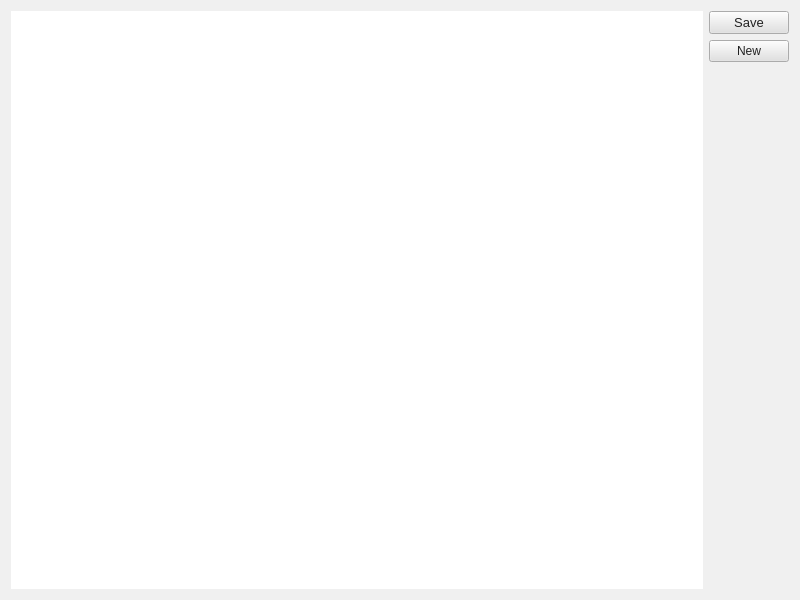
<?xml version="1.0" encoding="UTF-8"?>
<ui version="4.0">
 <class>CityStatMainWindow</class>
 <widget class="QMainWindow" name="CityStatMainWindow">
  <property name="windowModality">
   <enum>Qt::ApplicationModal</enum>
  </property>
  <property name="geometry">
   <rect>
    <x>0</x>
    <y>0</y>
    <width>800</width>
    <height>600</height>
   </rect>
  </property>
  <property name="sizePolicy">
   <sizepolicy hsizetype="Expanding" vsizetype="Expanding">
    <horstretch>0</horstretch>
    <verstretch>0</verstretch>
   </sizepolicy>
  </property>
  <property name="palette">
   <palette>
    <active>
     <colorrole role="WindowText">
      <brush brushstyle="SolidPattern">
       <color alpha="255">
        <red>39</red>
        <green>39</green>
        <blue>39</blue>
       </color>
      </brush>
     </colorrole>
     <colorrole role="Button">
      <brush brushstyle="SolidPattern">
       <color alpha="255">
        <red>225</red>
        <green>225</green>
        <blue>225</blue>
       </color>
      </brush>
     </colorrole>
     <colorrole role="Light">
      <brush brushstyle="SolidPattern">
       <color alpha="255">
        <red>255</red>
        <green>255</green>
        <blue>255</blue>
       </color>
      </brush>
     </colorrole>
     <colorrole role="Midlight">
      <brush brushstyle="SolidPattern">
       <color alpha="255">
        <red>240</red>
        <green>240</green>
        <blue>240</blue>
       </color>
      </brush>
     </colorrole>
     <colorrole role="Dark">
      <brush brushstyle="SolidPattern">
       <color alpha="255">
        <red>112</red>
        <green>112</green>
        <blue>112</blue>
       </color>
      </brush>
     </colorrole>
     <colorrole role="Mid">
      <brush brushstyle="SolidPattern">
       <color alpha="255">
        <red>150</red>
        <green>150</green>
        <blue>150</blue>
       </color>
      </brush>
     </colorrole>
     <colorrole role="Text">
      <brush brushstyle="SolidPattern">
       <color alpha="255">
        <red>0</red>
        <green>0</green>
        <blue>0</blue>
       </color>
      </brush>
     </colorrole>
     <colorrole role="BrightText">
      <brush brushstyle="SolidPattern">
       <color alpha="255">
        <red>255</red>
        <green>255</green>
        <blue>255</blue>
       </color>
      </brush>
     </colorrole>
     <colorrole role="ButtonText">
      <brush brushstyle="SolidPattern">
       <color alpha="255">
        <red>0</red>
        <green>0</green>
        <blue>0</blue>
       </color>
      </brush>
     </colorrole>
     <colorrole role="Base">
      <brush brushstyle="SolidPattern">
       <color alpha="255">
        <red>240</red>
        <green>240</green>
        <blue>240</blue>
       </color>
      </brush>
     </colorrole>
     <colorrole role="Window">
      <brush brushstyle="SolidPattern">
       <color alpha="255">
        <red>240</red>
        <green>240</green>
        <blue>240</blue>
       </color>
      </brush>
     </colorrole>
     <colorrole role="Shadow">
      <brush brushstyle="SolidPattern">
       <color alpha="255">
        <red>0</red>
        <green>0</green>
        <blue>0</blue>
       </color>
      </brush>
     </colorrole>
     <colorrole role="Highlight">
      <brush brushstyle="SolidPattern">
       <color alpha="255">
        <red>85</red>
        <green>170</green>
        <blue>255</blue>
       </color>
      </brush>
     </colorrole>
     <colorrole role="AlternateBase">
      <brush brushstyle="SolidPattern">
       <color alpha="255">
        <red>240</red>
        <green>240</green>
        <blue>240</blue>
       </color>
      </brush>
     </colorrole>
     <colorrole role="ToolTipBase">
      <brush brushstyle="SolidPattern">
       <color alpha="255">
        <red>255</red>
        <green>255</green>
        <blue>220</blue>
       </color>
      </brush>
     </colorrole>
     <colorrole role="ToolTipText">
      <brush brushstyle="SolidPattern">
       <color alpha="255">
        <red>0</red>
        <green>0</green>
        <blue>0</blue>
       </color>
      </brush>
     </colorrole>
    </active>
    <inactive>
     <colorrole role="WindowText">
      <brush brushstyle="SolidPattern">
       <color alpha="255">
        <red>39</red>
        <green>39</green>
        <blue>39</blue>
       </color>
      </brush>
     </colorrole>
     <colorrole role="Button">
      <brush brushstyle="SolidPattern">
       <color alpha="255">
        <red>225</red>
        <green>225</green>
        <blue>225</blue>
       </color>
      </brush>
     </colorrole>
     <colorrole role="Light">
      <brush brushstyle="SolidPattern">
       <color alpha="255">
        <red>255</red>
        <green>255</green>
        <blue>255</blue>
       </color>
      </brush>
     </colorrole>
     <colorrole role="Midlight">
      <brush brushstyle="SolidPattern">
       <color alpha="255">
        <red>240</red>
        <green>240</green>
        <blue>240</blue>
       </color>
      </brush>
     </colorrole>
     <colorrole role="Dark">
      <brush brushstyle="SolidPattern">
       <color alpha="255">
        <red>112</red>
        <green>112</green>
        <blue>112</blue>
       </color>
      </brush>
     </colorrole>
     <colorrole role="Mid">
      <brush brushstyle="SolidPattern">
       <color alpha="255">
        <red>150</red>
        <green>150</green>
        <blue>150</blue>
       </color>
      </brush>
     </colorrole>
     <colorrole role="Text">
      <brush brushstyle="SolidPattern">
       <color alpha="255">
        <red>0</red>
        <green>0</green>
        <blue>0</blue>
       </color>
      </brush>
     </colorrole>
     <colorrole role="BrightText">
      <brush brushstyle="SolidPattern">
       <color alpha="255">
        <red>255</red>
        <green>255</green>
        <blue>255</blue>
       </color>
      </brush>
     </colorrole>
     <colorrole role="ButtonText">
      <brush brushstyle="SolidPattern">
       <color alpha="255">
        <red>0</red>
        <green>0</green>
        <blue>0</blue>
       </color>
      </brush>
     </colorrole>
     <colorrole role="Base">
      <brush brushstyle="SolidPattern">
       <color alpha="255">
        <red>240</red>
        <green>240</green>
        <blue>240</blue>
       </color>
      </brush>
     </colorrole>
     <colorrole role="Window">
      <brush brushstyle="SolidPattern">
       <color alpha="255">
        <red>240</red>
        <green>240</green>
        <blue>240</blue>
       </color>
      </brush>
     </colorrole>
     <colorrole role="Shadow">
      <brush brushstyle="SolidPattern">
       <color alpha="255">
        <red>0</red>
        <green>0</green>
        <blue>0</blue>
       </color>
      </brush>
     </colorrole>
     <colorrole role="Highlight">
      <brush brushstyle="SolidPattern">
       <color alpha="255">
        <red>85</red>
        <green>170</green>
        <blue>255</blue>
       </color>
      </brush>
     </colorrole>
     <colorrole role="AlternateBase">
      <brush brushstyle="SolidPattern">
       <color alpha="255">
        <red>240</red>
        <green>240</green>
        <blue>240</blue>
       </color>
      </brush>
     </colorrole>
     <colorrole role="ToolTipBase">
      <brush brushstyle="SolidPattern">
       <color alpha="255">
        <red>255</red>
        <green>255</green>
        <blue>220</blue>
       </color>
      </brush>
     </colorrole>
     <colorrole role="ToolTipText">
      <brush brushstyle="SolidPattern">
       <color alpha="255">
        <red>0</red>
        <green>0</green>
        <blue>0</blue>
       </color>
      </brush>
     </colorrole>
    </inactive>
    <disabled>
     <colorrole role="WindowText">
      <brush brushstyle="SolidPattern">
       <color alpha="255">
        <red>112</red>
        <green>112</green>
        <blue>112</blue>
       </color>
      </brush>
     </colorrole>
     <colorrole role="Button">
      <brush brushstyle="SolidPattern">
       <color alpha="255">
        <red>225</red>
        <green>225</green>
        <blue>225</blue>
       </color>
      </brush>
     </colorrole>
     <colorrole role="Light">
      <brush brushstyle="SolidPattern">
       <color alpha="255">
        <red>255</red>
        <green>255</green>
        <blue>255</blue>
       </color>
      </brush>
     </colorrole>
     <colorrole role="Midlight">
      <brush brushstyle="SolidPattern">
       <color alpha="255">
        <red>240</red>
        <green>240</green>
        <blue>240</blue>
       </color>
      </brush>
     </colorrole>
     <colorrole role="Dark">
      <brush brushstyle="SolidPattern">
       <color alpha="255">
        <red>112</red>
        <green>112</green>
        <blue>112</blue>
       </color>
      </brush>
     </colorrole>
     <colorrole role="Mid">
      <brush brushstyle="SolidPattern">
       <color alpha="255">
        <red>150</red>
        <green>150</green>
        <blue>150</blue>
       </color>
      </brush>
     </colorrole>
     <colorrole role="Text">
      <brush brushstyle="SolidPattern">
       <color alpha="255">
        <red>112</red>
        <green>112</green>
        <blue>112</blue>
       </color>
      </brush>
     </colorrole>
     <colorrole role="BrightText">
      <brush brushstyle="SolidPattern">
       <color alpha="255">
        <red>255</red>
        <green>255</green>
        <blue>255</blue>
       </color>
      </brush>
     </colorrole>
     <colorrole role="ButtonText">
      <brush brushstyle="SolidPattern">
       <color alpha="255">
        <red>112</red>
        <green>112</green>
        <blue>112</blue>
       </color>
      </brush>
     </colorrole>
     <colorrole role="Base">
      <brush brushstyle="SolidPattern">
       <color alpha="255">
        <red>240</red>
        <green>240</green>
        <blue>240</blue>
       </color>
      </brush>
     </colorrole>
     <colorrole role="Window">
      <brush brushstyle="SolidPattern">
       <color alpha="255">
        <red>240</red>
        <green>240</green>
        <blue>240</blue>
       </color>
      </brush>
     </colorrole>
     <colorrole role="Shadow">
      <brush brushstyle="SolidPattern">
       <color alpha="255">
        <red>0</red>
        <green>0</green>
        <blue>0</blue>
       </color>
      </brush>
     </colorrole>
     <colorrole role="Highlight">
      <brush brushstyle="SolidPattern">
       <color alpha="255">
        <red>0</red>
        <green>120</green>
        <blue>215</blue>
       </color>
      </brush>
     </colorrole>
     <colorrole role="AlternateBase">
      <brush brushstyle="SolidPattern">
       <color alpha="255">
        <red>225</red>
        <green>225</green>
        <blue>225</blue>
       </color>
      </brush>
     </colorrole>
     <colorrole role="ToolTipBase">
      <brush brushstyle="SolidPattern">
       <color alpha="255">
        <red>255</red>
        <green>255</green>
        <blue>220</blue>
       </color>
      </brush>
     </colorrole>
     <colorrole role="ToolTipText">
      <brush brushstyle="SolidPattern">
       <color alpha="255">
        <red>0</red>
        <green>0</green>
        <blue>0</blue>
       </color>
      </brush>
     </colorrole>
    </disabled>
   </palette>
  </property>
  <property name="font">
   <font>
    <family>Microsoft YaHei UI</family>
    <pointsize>12</pointsize>
   </font>
  </property>
  <property name="windowTitle">
   <string>CityStat</string>
  </property>
  <property name="windowIcon">
   <iconset resource="images.qrc">
    <normaloff>:/icon/icon.png</normaloff>:/icon/icon.png</iconset>
  </property>
  <widget class="QWidget" name="mainWindowWidget">
   <layout class="QVBoxLayout" name="verticalLayout_2">
    <item>
     <layout class="QHBoxLayout" name="ViewsAndButtonsLayout">
      <item>
       <widget class="QTableView" name="cityTableView">
        <property name="palette">
         <palette>
          <active>
           <colorrole role="WindowText">
            <brush brushstyle="SolidPattern">
             <color alpha="255">
              <red>33</red>
              <green>33</green>
              <blue>33</blue>
             </color>
            </brush>
           </colorrole>
           <colorrole role="Button">
            <brush brushstyle="SolidPattern">
             <color alpha="255">
              <red>209</red>
              <green>209</green>
              <blue>220</blue>
             </color>
            </brush>
           </colorrole>
           <colorrole role="Light">
            <brush brushstyle="SolidPattern">
             <color alpha="255">
              <red>85</red>
              <green>170</green>
              <blue>255</blue>
             </color>
            </brush>
           </colorrole>
           <colorrole role="Midlight">
            <brush brushstyle="SolidPattern">
             <color alpha="255">
              <red>232</red>
              <green>232</green>
              <blue>237</blue>
             </color>
            </brush>
           </colorrole>
           <colorrole role="Dark">
            <brush brushstyle="SolidPattern">
             <color alpha="255">
              <red>104</red>
              <green>104</green>
              <blue>110</blue>
             </color>
            </brush>
           </colorrole>
           <colorrole role="Mid">
            <brush brushstyle="SolidPattern">
             <color alpha="255">
              <red>139</red>
              <green>139</green>
              <blue>147</blue>
             </color>
            </brush>
           </colorrole>
           <colorrole role="Text">
            <brush brushstyle="SolidPattern">
             <color alpha="255">
              <red>33</red>
              <green>33</green>
              <blue>33</blue>
             </color>
            </brush>
           </colorrole>
           <colorrole role="BrightText">
            <brush brushstyle="SolidPattern">
             <color alpha="255">
              <red>85</red>
              <green>170</green>
              <blue>255</blue>
             </color>
            </brush>
           </colorrole>
           <colorrole role="ButtonText">
            <brush brushstyle="SolidPattern">
             <color alpha="255">
              <red>33</red>
              <green>33</green>
              <blue>33</blue>
             </color>
            </brush>
           </colorrole>
           <colorrole role="Base">
            <brush brushstyle="SolidPattern">
             <color alpha="255">
              <red>255</red>
              <green>255</green>
              <blue>255</blue>
             </color>
            </brush>
           </colorrole>
           <colorrole role="Window">
            <brush brushstyle="SolidPattern">
             <color alpha="255">
              <red>209</red>
              <green>209</green>
              <blue>220</blue>
             </color>
            </brush>
           </colorrole>
           <colorrole role="Shadow">
            <brush brushstyle="SolidPattern">
             <color alpha="255">
              <red>33</red>
              <green>33</green>
              <blue>33</blue>
             </color>
            </brush>
           </colorrole>
           <colorrole role="HighlightedText">
            <brush brushstyle="SolidPattern">
             <color alpha="255">
              <red>33</red>
              <green>33</green>
              <blue>33</blue>
             </color>
            </brush>
           </colorrole>
           <colorrole role="AlternateBase">
            <brush brushstyle="SolidPattern">
             <color alpha="255">
              <red>232</red>
              <green>232</green>
              <blue>237</blue>
             </color>
            </brush>
           </colorrole>
           <colorrole role="NoRole">
            <brush brushstyle="SolidPattern">
             <color alpha="255">
              <red>200</red>
              <green>200</green>
              <blue>200</blue>
             </color>
            </brush>
           </colorrole>
           <colorrole role="ToolTipBase">
            <brush brushstyle="SolidPattern">
             <color alpha="255">
              <red>255</red>
              <green>255</green>
              <blue>220</blue>
             </color>
            </brush>
           </colorrole>
           <colorrole role="ToolTipText">
            <brush brushstyle="SolidPattern">
             <color alpha="255">
              <red>0</red>
              <green>0</green>
              <blue>0</blue>
             </color>
            </brush>
           </colorrole>
          </active>
          <inactive>
           <colorrole role="WindowText">
            <brush brushstyle="SolidPattern">
             <color alpha="255">
              <red>33</red>
              <green>33</green>
              <blue>33</blue>
             </color>
            </brush>
           </colorrole>
           <colorrole role="Button">
            <brush brushstyle="SolidPattern">
             <color alpha="255">
              <red>209</red>
              <green>209</green>
              <blue>220</blue>
             </color>
            </brush>
           </colorrole>
           <colorrole role="Light">
            <brush brushstyle="SolidPattern">
             <color alpha="255">
              <red>85</red>
              <green>170</green>
              <blue>255</blue>
             </color>
            </brush>
           </colorrole>
           <colorrole role="Midlight">
            <brush brushstyle="SolidPattern">
             <color alpha="255">
              <red>232</red>
              <green>232</green>
              <blue>237</blue>
             </color>
            </brush>
           </colorrole>
           <colorrole role="Dark">
            <brush brushstyle="SolidPattern">
             <color alpha="255">
              <red>104</red>
              <green>104</green>
              <blue>110</blue>
             </color>
            </brush>
           </colorrole>
           <colorrole role="Mid">
            <brush brushstyle="SolidPattern">
             <color alpha="255">
              <red>139</red>
              <green>139</green>
              <blue>147</blue>
             </color>
            </brush>
           </colorrole>
           <colorrole role="Text">
            <brush brushstyle="SolidPattern">
             <color alpha="255">
              <red>33</red>
              <green>33</green>
              <blue>33</blue>
             </color>
            </brush>
           </colorrole>
           <colorrole role="BrightText">
            <brush brushstyle="SolidPattern">
             <color alpha="255">
              <red>85</red>
              <green>170</green>
              <blue>255</blue>
             </color>
            </brush>
           </colorrole>
           <colorrole role="ButtonText">
            <brush brushstyle="SolidPattern">
             <color alpha="255">
              <red>33</red>
              <green>33</green>
              <blue>33</blue>
             </color>
            </brush>
           </colorrole>
           <colorrole role="Base">
            <brush brushstyle="SolidPattern">
             <color alpha="255">
              <red>255</red>
              <green>255</green>
              <blue>255</blue>
             </color>
            </brush>
           </colorrole>
           <colorrole role="Window">
            <brush brushstyle="SolidPattern">
             <color alpha="255">
              <red>209</red>
              <green>209</green>
              <blue>220</blue>
             </color>
            </brush>
           </colorrole>
           <colorrole role="Shadow">
            <brush brushstyle="SolidPattern">
             <color alpha="255">
              <red>33</red>
              <green>33</green>
              <blue>33</blue>
             </color>
            </brush>
           </colorrole>
           <colorrole role="HighlightedText">
            <brush brushstyle="SolidPattern">
             <color alpha="255">
              <red>33</red>
              <green>33</green>
              <blue>33</blue>
             </color>
            </brush>
           </colorrole>
           <colorrole role="AlternateBase">
            <brush brushstyle="SolidPattern">
             <color alpha="255">
              <red>232</red>
              <green>232</green>
              <blue>237</blue>
             </color>
            </brush>
           </colorrole>
           <colorrole role="NoRole">
            <brush brushstyle="SolidPattern">
             <color alpha="255">
              <red>200</red>
              <green>200</green>
              <blue>200</blue>
             </color>
            </brush>
           </colorrole>
           <colorrole role="ToolTipBase">
            <brush brushstyle="SolidPattern">
             <color alpha="255">
              <red>255</red>
              <green>255</green>
              <blue>220</blue>
             </color>
            </brush>
           </colorrole>
           <colorrole role="ToolTipText">
            <brush brushstyle="SolidPattern">
             <color alpha="255">
              <red>0</red>
              <green>0</green>
              <blue>0</blue>
             </color>
            </brush>
           </colorrole>
          </inactive>
          <disabled>
           <colorrole role="WindowText">
            <brush brushstyle="SolidPattern">
             <color alpha="255">
              <red>104</red>
              <green>104</green>
              <blue>110</blue>
             </color>
            </brush>
           </colorrole>
           <colorrole role="Button">
            <brush brushstyle="SolidPattern">
             <color alpha="255">
              <red>209</red>
              <green>209</green>
              <blue>220</blue>
             </color>
            </brush>
           </colorrole>
           <colorrole role="Light">
            <brush brushstyle="SolidPattern">
             <color alpha="255">
              <red>85</red>
              <green>170</green>
              <blue>255</blue>
             </color>
            </brush>
           </colorrole>
           <colorrole role="Midlight">
            <brush brushstyle="SolidPattern">
             <color alpha="255">
              <red>232</red>
              <green>232</green>
              <blue>237</blue>
             </color>
            </brush>
           </colorrole>
           <colorrole role="Dark">
            <brush brushstyle="SolidPattern">
             <color alpha="255">
              <red>104</red>
              <green>104</green>
              <blue>110</blue>
             </color>
            </brush>
           </colorrole>
           <colorrole role="Mid">
            <brush brushstyle="SolidPattern">
             <color alpha="255">
              <red>139</red>
              <green>139</green>
              <blue>147</blue>
             </color>
            </brush>
           </colorrole>
           <colorrole role="Text">
            <brush brushstyle="SolidPattern">
             <color alpha="255">
              <red>104</red>
              <green>104</green>
              <blue>110</blue>
             </color>
            </brush>
           </colorrole>
           <colorrole role="BrightText">
            <brush brushstyle="SolidPattern">
             <color alpha="255">
              <red>85</red>
              <green>170</green>
              <blue>255</blue>
             </color>
            </brush>
           </colorrole>
           <colorrole role="ButtonText">
            <brush brushstyle="SolidPattern">
             <color alpha="255">
              <red>104</red>
              <green>104</green>
              <blue>110</blue>
             </color>
            </brush>
           </colorrole>
           <colorrole role="Base">
            <brush brushstyle="SolidPattern">
             <color alpha="255">
              <red>209</red>
              <green>209</green>
              <blue>220</blue>
             </color>
            </brush>
           </colorrole>
           <colorrole role="Window">
            <brush brushstyle="SolidPattern">
             <color alpha="255">
              <red>209</red>
              <green>209</green>
              <blue>220</blue>
             </color>
            </brush>
           </colorrole>
           <colorrole role="Shadow">
            <brush brushstyle="SolidPattern">
             <color alpha="255">
              <red>33</red>
              <green>33</green>
              <blue>33</blue>
             </color>
            </brush>
           </colorrole>
           <colorrole role="HighlightedText">
            <brush brushstyle="SolidPattern">
             <color alpha="255">
              <red>33</red>
              <green>33</green>
              <blue>33</blue>
             </color>
            </brush>
           </colorrole>
           <colorrole role="AlternateBase">
            <brush brushstyle="SolidPattern">
             <color alpha="255">
              <red>209</red>
              <green>209</green>
              <blue>220</blue>
             </color>
            </brush>
           </colorrole>
           <colorrole role="NoRole">
            <brush brushstyle="SolidPattern">
             <color alpha="255">
              <red>200</red>
              <green>200</green>
              <blue>200</blue>
             </color>
            </brush>
           </colorrole>
           <colorrole role="ToolTipBase">
            <brush brushstyle="SolidPattern">
             <color alpha="255">
              <red>255</red>
              <green>255</green>
              <blue>220</blue>
             </color>
            </brush>
           </colorrole>
           <colorrole role="ToolTipText">
            <brush brushstyle="SolidPattern">
             <color alpha="255">
              <red>0</red>
              <green>0</green>
              <blue>0</blue>
             </color>
            </brush>
           </colorrole>
          </disabled>
         </palette>
        </property>
        <property name="font">
         <font>
          <family>Microsoft JhengHei UI</family>
          <pointsize>10</pointsize>
         </font>
        </property>
        <property name="frameShape">
         <enum>QFrame::NoFrame</enum>
        </property>
        <property name="frameShadow">
         <enum>QFrame::Plain</enum>
        </property>
        <property name="verticalScrollBarPolicy">
         <enum>Qt::ScrollBarAsNeeded</enum>
        </property>
        <property name="horizontalScrollBarPolicy">
         <enum>Qt::ScrollBarAsNeeded</enum>
        </property>
        <property name="sizeAdjustPolicy">
         <enum>QAbstractScrollArea::AdjustToContents</enum>
        </property>
        <property name="editTriggers">
         <set>QAbstractItemView::DoubleClicked|QAbstractItemView::SelectedClicked</set>
        </property>
        <property name="tabKeyNavigation">
         <bool>true</bool>
        </property>
        <property name="showDropIndicator" stdset="0">
         <bool>true</bool>
        </property>
        <property name="dragDropOverwriteMode">
         <bool>true</bool>
        </property>
        <property name="alternatingRowColors">
         <bool>false</bool>
        </property>
        <property name="selectionMode">
         <enum>QAbstractItemView::SingleSelection</enum>
        </property>
        <property name="selectionBehavior">
         <enum>QAbstractItemView::SelectItems</enum>
        </property>
        <property name="textElideMode">
         <enum>Qt::ElideRight</enum>
        </property>
        <property name="showGrid">
         <bool>true</bool>
        </property>
        <property name="gridStyle">
         <enum>Qt::SolidLine</enum>
        </property>
        <property name="sortingEnabled">
         <bool>false</bool>
        </property>
        <attribute name="horizontalHeaderCascadingSectionResizes">
         <bool>true</bool>
        </attribute>
        <attribute name="horizontalHeaderDefaultSectionSize">
         <number>10</number>
        </attribute>
        <attribute name="horizontalHeaderStretchLastSection">
         <bool>true</bool>
        </attribute>
        <attribute name="verticalHeaderCascadingSectionResizes">
         <bool>false</bool>
        </attribute>
        <attribute name="verticalHeaderStretchLastSection">
         <bool>false</bool>
        </attribute>
       </widget>
      </item>
      <item>
       <layout class="QVBoxLayout" name="verticalLayout">
        <item>
         <widget class="QPushButton" name="saveDataPushButton">
          <property name="palette">
           <palette>
            <active>
             <colorrole role="ButtonText">
              <brush brushstyle="SolidPattern">
               <color alpha="255">
                <red>33</red>
                <green>33</green>
                <blue>33</blue>
               </color>
              </brush>
             </colorrole>
            </active>
            <inactive>
             <colorrole role="ButtonText">
              <brush brushstyle="SolidPattern">
               <color alpha="255">
                <red>33</red>
                <green>33</green>
                <blue>33</blue>
               </color>
              </brush>
             </colorrole>
            </inactive>
            <disabled>
             <colorrole role="ButtonText">
              <brush brushstyle="SolidPattern">
               <color alpha="255">
                <red>112</red>
                <green>112</green>
                <blue>112</blue>
               </color>
              </brush>
             </colorrole>
            </disabled>
           </palette>
          </property>
          <property name="font">
           <font>
            <pointsize>10</pointsize>
           </font>
          </property>
          <property name="text">
           <string>Save</string>
          </property>
         </widget>
        </item>
        <item>
         <widget class="QPushButton" name="addNewItem">
          <property name="palette">
           <palette>
            <active>
             <colorrole role="ButtonText">
              <brush brushstyle="SolidPattern">
               <color alpha="255">
                <red>33</red>
                <green>33</green>
                <blue>33</blue>
               </color>
              </brush>
             </colorrole>
            </active>
            <inactive>
             <colorrole role="ButtonText">
              <brush brushstyle="SolidPattern">
               <color alpha="255">
                <red>33</red>
                <green>33</green>
                <blue>33</blue>
               </color>
              </brush>
             </colorrole>
            </inactive>
            <disabled>
             <colorrole role="ButtonText">
              <brush brushstyle="SolidPattern">
               <color alpha="255">
                <red>112</red>
                <green>112</green>
                <blue>112</blue>
               </color>
              </brush>
             </colorrole>
            </disabled>
           </palette>
          </property>
          <property name="font">
           <font>
            <pointsize>9</pointsize>
           </font>
          </property>
          <property name="text">
           <string>New</string>
          </property>
         </widget>
        </item>
        <item>
         <spacer name="verticalSpacer">
          <property name="orientation">
           <enum>Qt::Vertical</enum>
          </property>
          <property name="sizeHint" stdset="0">
           <size>
            <width>20</width>
            <height>40</height>
           </size>
          </property>
         </spacer>
        </item>
       </layout>
      </item>
     </layout>
    </item>
    <item>
     <layout class="QHBoxLayout" name="statusBarLayout"/>
    </item>
   </layout>
  </widget>
 </widget>
 <layoutdefault spacing="6" margin="11"/>
 <resources>
  <include location="images.qrc"/>
 </resources>
 <connections/>
</ui>
